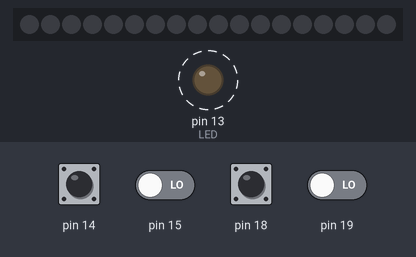
The sketch below on a simulated Arduino Uno, built with avr-gcc and run on an emulated ATmega328P. Parts: 18 RGB LEDs in strip order, left to right, output pins drawn as LEDs (lit = HIGH). Dashed ring = blinking. The test bench sets the inputs (shaded band); at power-on: pin 14, pin 15, pin 18, pin 19 LOW. Dim RGB values are drawn brighter than linear; random numbers use the default seed unless the sketch sets one.

Above: at 1.2 s.
1.3 s: pin 14 pulsed HIGH 2 times (0.12 s each, 0.3 s apart)
At 2.7 s:
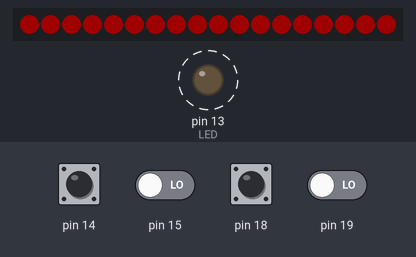
3.5 s: pin 15 driven HIGH
At 4.7 s:
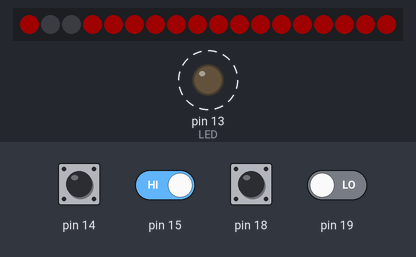
6.5 s: pin 15 driven LOW
At 7.7 s:
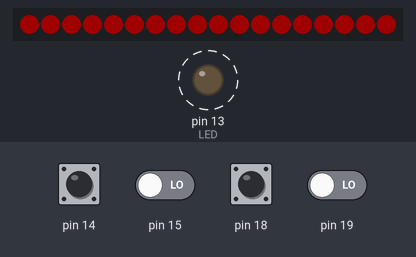
9.5 s: pin 18 pulsed HIGH 2 times (0.12 s each, 0.3 s apart)
At 10.7 s:
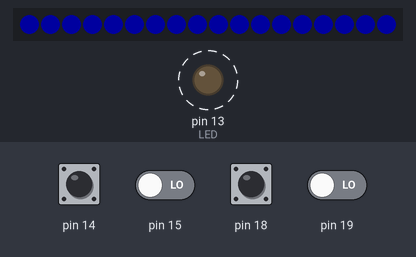
12.4 s: pin 15 driven HIGH
At 13.6 s:
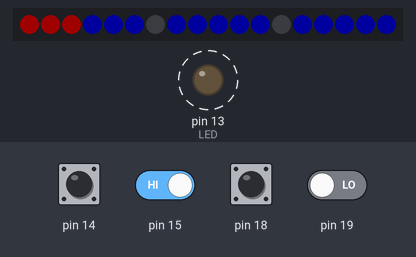
Timing chart, 0 to 16.4 s (numbered marks = the images above; inputs shaded):
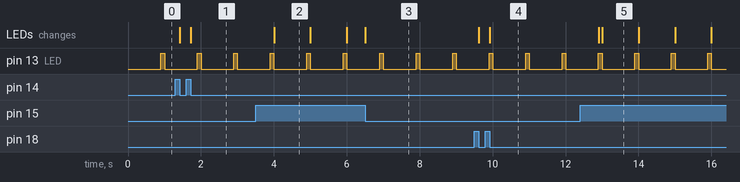

The sketch:

Light.ino
```cpp
#include <Adafruit_GFX.h>
#include <Adafruit_NeoMatrix.h>
#include <Adafruit_NeoPixel.h>
#include "QuadController.h"

#define LED 13
#define MAX_BRIGHT 200

enum MODES{
  SOLID,
  SPARKLE,
  LP_MODE
};

enum BRIGHT{
  OFF = 0,
  TEN = 20,
  TWENTY = 40,
  THIRTY = 70,
  FOURTY = 120,
  EIGHTY = 200,
};

enum COLORS{
  RED,
  GREEN,
  BLUE
};

enum SPEED{
  ZERO = 30,
  SLOW = 20,
  MEDIUM = 10,
  FAST = 3
};

BRIGHT curBright = OFF;
MODES curState = SOLID;
COLORS curColor = RED;
SPEED curSpeed = ZERO;
byte curOption = 0;

MODES lstState = SOLID;
byte numOptions = 0;
bool direction = true;

byte tmpColor[3]={0,0,0};
Adafruit_NeoPixel strip = Adafruit_NeoPixel(18, 12,  NEO_GRB + NEO_KHZ800);
QuadController control = QuadController(14,15,18,19);
unsigned long timer = 0;

void setup() {
  // put your setup code here, to run once:
  strip.begin();
  strip.setBrightness(curBright);
  strip.show(); // Initialize all pixels to 'off'
  pinMode(LED, OUTPUT);
}

void loop() {
  // put your main code here, to run repeatedly:
  unsigned long curTime = millis();

  control.update();
  updateStateMachine();
  updatePixels();

  if((millis()%1000)>900){
    digitalWrite(LED, HIGH);
  }
  else{
    digitalWrite(LED, LOW);
  }
}

void updatePixels(){

  switch(curState){
    case LP_MODE: // next switch statement inside to control behavior based on lstState
      tmpColor[0] = MAX_BRIGHT;
      tmpColor[1] = 0;
      tmpColor[2] = 0;
      if((millis()/1000)%2){ // V
        strip.setPixelColor(0, tmpColor[0], tmpColor[1], tmpColor[2]);
        strip.setPixelColor(1, tmpColor[0], tmpColor[1], tmpColor[2]);
        strip.setPixelColor(2, tmpColor[0], tmpColor[1], tmpColor[2]);
        strip.setPixelColor(6, 0, 0, 0);
        strip.setPixelColor(12, 0, 0, 0);
      }
      else{ // H
        strip.setPixelColor(0, tmpColor[0], tmpColor[1], tmpColor[2]);
        strip.setPixelColor(6, tmpColor[0], tmpColor[1], tmpColor[2]);
        strip.setPixelColor(12, tmpColor[0], tmpColor[1], tmpColor[2]);
        strip.setPixelColor(1, 0, 0, 0);
        strip.setPixelColor(2, 0, 0, 0);
      }
      break;
    case SPARKLE:
      tmpColor[0] = 3*sqrt(curBright);
      tmpColor[1] = 3*sqrt(curBright);
      tmpColor[2] = 3*sqrt(curBright);
      switch(curColor){
        case RED:
          tmpColor[0] = MAX_BRIGHT;
          break;
        case GREEN:
          tmpColor[1] = MAX_BRIGHT;
          break;
        case BLUE:
          tmpColor[2] = MAX_BRIGHT;
          break;
      }
      if(millis()>timer){
        strip.setPixelColor(random(0,18), random(0,tmpColor[0]), random(0,tmpColor[1]), random(0,tmpColor[2]));
        timer = timer + ((curSpeed*curSpeed) * 5);
      }
      break;
    case SOLID:
      tmpColor[0] = 0;
      tmpColor[1] = 0;
      tmpColor[2] = 0;
      switch(curColor){
        case RED:
          tmpColor[0] = MAX_BRIGHT;
          break;
        case GREEN:
          tmpColor[1] = MAX_BRIGHT;
          break;
        case BLUE:
          tmpColor[2] = MAX_BRIGHT;
          break;
      }
      for(int i=0;i<18;i++){
        strip.setPixelColor(i, tmpColor[0],tmpColor[1], tmpColor[2]);
      }
      break;
  }

  strip.show();

}

void updateStateMachine(){

  button_state brightState = control.getButton(0);
  if(brightState==SHORT_PRESS){
    switch(curBright){
      case OFF:
        curBright = TEN;
        break;
      case TEN:
        curBright = TWENTY;
        break;
      case TWENTY:
        curBright = THIRTY;
        break;
      case THIRTY:
        curBright = FOURTY;
        break;
      case FOURTY:
        curBright = EIGHTY;
        break;
      case EIGHTY:
        curBright = OFF;
        break;
    }
    strip.setBrightness(curBright);
    strip.show();
  }

  button_state modeState = control.getButton(1);
  if(curState == LP_MODE){ // if we are in LONG_PRESS mode
    if(!control.getPress(1)){ // and the button is no longer pressed
      curState = lstState; // go back to the last state
    }
  }
  else{ // if the machine is NOT in LONG_PRESS mode
    if(modeState==SHORT_PRESS){ // check for a short press, and cycle states if found
      switch(curState){
        case SOLID:
          curState = SPARKLE;
          break;
        case SPARKLE:
          curState = SOLID;
          break;
      }
    }
    else if(modeState == LONG_PRESS){ // check for a long press, and enter LONG_PRESS mode if found
      lstState = curState; // save the current state
      curState = LP_MODE; // then enter LONG_PRESS mode
    }
  }

  button_state colorState = control.getButton(2);
  if(colorState==SHORT_PRESS){
    switch(curColor){
      case RED:
        curColor = GREEN;
        break;
      case GREEN:
        curColor = BLUE;
        break;
      case BLUE:
        curColor = RED;
        break;
    }

  }

  button_state typeState = control.getButton(3);
  if(typeState==SHORT_PRESS){
    switch(curSpeed){
      case ZERO:
        curSpeed = SLOW;
        break;
      case SLOW:
        curSpeed = MEDIUM;
        break;
      case MEDIUM:
        curSpeed = FAST;
        break;
      case FAST:
        curSpeed = ZERO;
        break;
    }

  }

}
```

QuadController.h
```cpp
#include <Arduino.h>
using namespace std;

enum button_state{
	NO_PRESS,
	SHORT_PRESS,
	LONG_PRESS
};

class QuadController{
  public:
    QuadController(){};
    QuadController(byte _swtA, byte _swtB, byte _swtC, byte _swtD){

      this->buttons[0] = _swtA;
      this->buttons[1] = _swtB;
      this->buttons[2] = _swtC;
      this->buttons[3] = _swtD;

  	  for(int i=0; i<4; i++){
  		  pinMode(buttons[i], INPUT);
  		  digitalWrite(buttons[i], LOW);
  		  curSwitch[i] = false;
  		  lstSwitch[i] = curSwitch[i];
  		  pressedState[i] = NO_PRESS;
        DBTimeout[i] = 0;
  	  }

    }

    void update(){

      unsigned long cTime = millis();
  	  for(int i=0; i<4; i++){

        // -----* Update all the debounce and sensing for button states *----- //
  		  curSwitch[i] = digitalRead(buttons[i]); // get the current state of the switch
  		  if(lstSwitch[i] == curSwitch[i]){ // if nothing has changed
    			if(cTime>DBTimeout[i]){ // and the debounce or press timer is clear
    			  pressedState[i] = curSwitch[i]; // the button is now in whatever pressed state the physical switch is
            if(pressedState[i] && ((DBTimeout[i]+500) < cTime)){ // if the button has been pressed for longer than 1/2 of a second
              buttonState[i] = LONG_PRESS; // the button has been long pressed and the status is updated to LONG_PRESS
            }
            else if(!pressedState[i] && (buttonState[i] == LONG_PRESS)){ // if the button is not pressed and was in a LONG_PRESS state
              buttonState[i] = NO_PRESS; // the button state is now back to NO_PRESS status
            }
    			}
  		  }
  		  else{                           // otherwise something has changed
    			lstSwitch[i] = curSwitch[i]; // the watcher for the switch is updated
          if(!curSwitch[i] && ((DBTimeout[i]+75) < cTime)){ // if the switch was pressed for longer than 3/4 of a 1/10th of a second
            buttonState[i] = SHORT_PRESS; // then the button was short pressed and the status is updated
          }
    			DBTimeout[i] = cTime + 10; //the debounce for that switch is also updated, state is left for capture through getButton()
  		  }

  	  }

    }

    // This allows for a complete state return/poll/reset on each button
    button_state getButton(byte a){
      this->update();
      button_state tmpState = buttonState[a];
      buttonState[a] = NO_PRESS;
      return tmpState;
    }

    // This is a lazy check on the switch level status for each button
    bool getPress(byte a){
      return pressedState[a];
    }

  private:

    byte  buttons[4];
    bool  lstSwitch[4];
    bool curSwitch[4];
    bool  pressedState[4];
    button_state buttonState[4];
    unsigned long DBTimeout [4];

};
```

Measured:
- after the input at 1.3 s, the LEDs: first change after 0.12 s (image 1 shows a later state)
- after the input at 3.5 s, the LEDs: change after 0.51 s (image 2)
- after the input at 9.5 s, the LEDs: first change after 0.12 s (image 4 shows a later state)
- after the input at 12.4 s, the LEDs: first change after 0.51 s (image 5 shows a later state)
- by itself, pin 13 (LED): alternates HIGH for 0.10 s and LOW for 0.90 s
- what the display in image 2 shows lasts 1.0 s, from 4.0 s to 5.0 s
